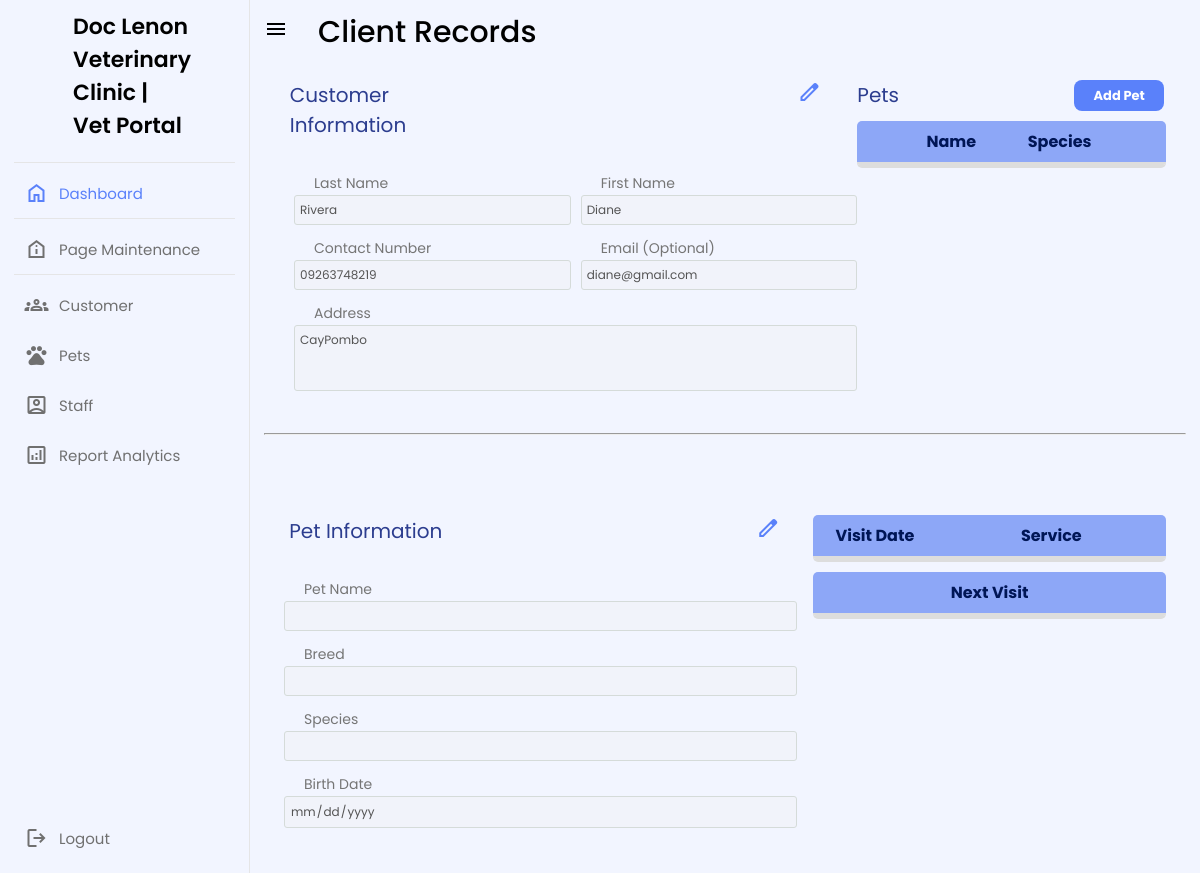
Page /CAPS.INC/customer-and-pet-records.php?custId=4 on the committed database.
### tables this page shows
CREATE TABLE `customer` (
  `id` int(225) NOT NULL,
  `custId` varchar(225) NOT NULL,
  `lastname` varchar(225) NOT NULL,
  `firstname` varchar(255) NOT NULL,
  `contact` varchar(225) NOT NULL,
  `email` varchar(225) NOT NULL,
  `address` varchar(225) NOT NULL
);

### CAPS.INC/customer-and-pet-records.php (the view, shortened to what this page needs)
<!DOCTYPE html>
<html lang="en">
<head>
  <link rel="stylesheet" href="css files\Capstone_CustNPetRecords.css" />
  <link rel="stylesheet" href="css files\Capstone_ClinicAboutUs copy.css">
</head>
<body>
  <section class="dashboard">
    <div class="top">
      <i class="sidebar-toggle"><span class="material-symbols-outlined"> menu </span></i>
      <div class="title">
        <span class="text">Client Records</span>
      </div>
    </div>
    <?php
    require 'database-conn.php';
    $lastname = "";
    $firstname = "";
    $contact = "";
    $email = "";
    $address = "";
    $petname = "";
    $breed = "";
    $species = "";
    $birthdate = "";
    $getPetId = isset($_GET['petId']) ? $_GET['petId'] : '';
    $getCustId = isset($_GET['custId']) ? $_GET['custId'] : '';
    if ($getCustId !== "") {
      $query = "SELECT * FROM customer WHERE id = ?";
      $stmt = mysqli_prepare($conn, $query);
      mysqli_stmt_bind_param($stmt, "s", $getCustId);
      mysqli_stmt_execute($stmt);
      $result = mysqli_stmt_get_result($stmt);
      if (mysqli_num_rows($result) == 1) {
        $row = mysqli_fetch_assoc($result);
        $lastname = $row["lastname"];
        $firstname = $row["firstname"];
        $contact = $row["contact"];
        $email = $row["email"];
        $address = $row["address"];
      }
    }
    ?>
    <div class="customer-content">
      <div class="customer-records">
        <div class="customer-top">
          <div style="padding-left: 1%; display: grid; grid-template-columns: 30% auto;">
            <label for="">Customer Information</label>
            <div style="padding-left: 10%;">
              <button class="edit-button" id="edit" onclick="edit();">
                <span class="material-symbols-outlined"> edit </span>
              </button>
            </div>
          </div>
          <br />
        </div>
        <div class="customer-info">
          <div class="customer-name-contacts">
            <div class="inputfield">
              <label>Last Name </label>
              <input type="text" class="input" required id="custLastName" value="<?php echo $lastname; ?>" disabled />
            </div>
            <div class="inputfield">
              <label>First Name</label>
              <input type="text" class="input" id="custFirstName" value="<?php echo $firstname; ?>" disabled />
            </div>
            <div class="inputfield">
              <label>Contact Number</label>
              <input type="number" class="input" id="custContact" value="<?php echo $contact; ?>" disabled />
            </div>
            <div class="inputfield">
              <label>Email (Optional)</label>
              <input type="text" class="input" id="custEmail" value="<?php echo $email; ?>" disabled />
            </div>
          </div>
          <div class="inputfield">
            <label>Address</label>
            <textarea type="text" class="input" rows="3" cols="5" id="custAddress" disabled><?php echo $address; ?></textarea>
            <div class="savecancel">
            </div>
          </div>
        </div>
      </div>
      <div class="customer-records">
        <div class="pet-table-top">
          <label>Pets</label>
          <div style="padding-left: 50%;">
            <button class="add-pet-button" onclick="openAddPets(); generateAndDisplayId();">
              Add Pet
            </button>
          </div>
        </div>
        <div class="customer-pet-table">
          <table width="100%">
            <thead>
              <tr>
                <th width="10%"></th>
                <th width=""></th>
                <th width="20%">Name</th>
                <th>Species</th>
                <th width="10%"></th>
              </tr>
            </thead>
          </table>
        </div>
      </div>
    </div>
    <hr class="seperator" />
    <br />
    <br />
    <div class="pet-content">
      <div class="pet-records">
        <div class="pet-top">
          <div style="padding-left: 1%; display: grid; grid-template-columns: 30% auto;">
            <label for="">Pet Information</label>
            <div style="padding-left: 10%;">
              <button class="edit-button" id="editPet" onclick="editPet();">
                <span class="material-symbols-outlined"> edit </span>
              </button>
            </div>
          </div>
          <br />
        </div>
        <div class="pet-info">
          <div class="pet-name-breed">
            <div class="inputfield">
              <label>Pet Name </label>
              <input type="text" class="input" required value="<?php echo $petname; ?>" disabled id="Petname" />
            </div>
            <div class="inputfield">
              <label>Breed</label>
              <input type="text" class="input" value="<?php echo $breed; ?>" disabled id="Breed" />
            </div>
            <div class="inputfield">
              <label>Species</label>
              <input type="text" class="input" value="<?php echo $species; ?>" disabled id="Species" />
            </div>
            <div class="inputfield">
              <label>Birth Date</label>
              <input type="date" class="input" value="<?php echo $birthdate; ?>" disabled id="Birthdate" />
              <br>
              <div class="savecancel">
              </div>
            </div>
          </div>
        </div>
      </div>
      <div class="pet-records">
        <div class="customer-pet-table" id="petRecordTable" style="display: block;">
          <table width="100%">
            <thead>
              <tr>
                <th width="35%">Visit Date</th>
                <th>Service</th>
              </tr>
            </thead>
          </table>
        </div>
        <div class="customer-pet-table" id="petRecordTable" style="display: block;">
          <table width="100%">
            <thead>
              <tr>
                <th width="35%">Next Visit</th>
              </tr>
            </thead>
          </table>
        </div>
      </div>
  </section>
</body>
</html>

### CAPS.INC/css files/Capstone_CustNPetRecords.css (style rules this page uses)
* { margin: 0; padding: 0; box-sizing: border-box; font-family: "Poppins", sans-serif; }
:root { --tran-05: all 0.5s ease; --tran-03: all 0.3s ease; --tran-03: all 0.2s ease; }
body { min-height: 100vh; background-color: #5782fa; }
.dashboard { position: relative; left: 250px; background-color: #f2f5ff; min-height: 100vh; width: calc(100% - 250px); padding: 10px 14px; transition: var(--tran-05); }
.dashboard .top { position: fixed; top: 0; left: 250px; display: flex; width: calc(100% - 250px); justify-content: space-between; align-items: center; padding: 10px 14px; background-color: #f2f5ff; transition: var(--tran-05); z-index: 10; }
.dashboard .top .sidebar-toggle { font-size: 26px; color: var(--text-color); cursor: pointer; }
.dashboard .title { position: relative; height: 45px; max-width: 95%; width: 100%; margin: 0 30px; }
.dashboard .title .text { font-size: 30px; font-weight: 500; color: var(--text-color); }
.dashboard .customer-content { padding-top: 50px; }
.customer-content { display: grid; grid-template-columns: 65% 35%; margin: 20px; }
.customer-records .customer-top { width: 100%; }
.customer-records label { font-size: 20px; font-weight: 400; color: #2c3d8f; }
.customer-records .edit-button { background-color: #00000000; border-style: none; color: #5a81fa; cursor: pointer; float: right; margin-right: 10%; }
.customer-records .inputfield { margin-top: 5px; margin-bottom: 5px; padding-left: 10px; }
.customer-records .inputfield label { margin-left: 20px; width: 180px; color: #757575; font-size: 14px; }
.customer-records .inputfield .input { width: 100%; outline: none; border: 1px solid #d5dbd9; font-size: 12px; padding: 5px 5px; border-radius: 3px; transition: all 0.3s ease; }
.customer-records .inputfield textarea { width: 100%; outline: none; border: 1px solid #d5dbd9; font-size: 12px; padding: 5px 5px; border-radius: 3px; transition: all 0.3s ease; resize: none; }
.customer-records .customer-name-contacts { display: grid; grid-template-columns: 50% 50%; }
.pet-table-top { display: grid; grid-template-columns: 50% 50%; }
.add-pet-button { background-color: #5a81fa; border: 1px solid #21305d00; border-radius: 8px; box-sizing: border-box; color: #ffffff; cursor: pointer; font-size: 13px; line-height: 29px; padding: 0 10px 0 11px; width: 90px; float: right; margin-right: 3%; font-weight: bold; }
.customer-records .customer-pet-table table { border-collapse: collapse; border-spacing: 0; table-layout: auto; width: 100%; }
.customer-records .customer-pet-table { margin-top: 10px; overflow-x: auto; max-height: 275px; border-radius: 5px; border-bottom: 3px solid #ddd; }
.customer-records .customer-pet-table thead th { position: sticky; top: 0; text-align: center; padding: 8px; color: #001656; border-bottom: 3px solid #ddd; background-color: #8da7f7; }
.pet-content { display: grid; grid-template-columns: 60% 40%; margin: 20px; }
.pet-records .pet-top { margin-top: 2%; width: 100%; }
.pet-records label { font-size: 20px; font-weight: 400; color: #2c3d8f; }
.pet-records .edit-button { background-color: #00000000; border-style: none; color: #5a81fa; cursor: pointer; float: right; margin-right: 10%; }
.pet-records .inputfield { margin-top: 5px; margin-bottom: 5px; }
.pet-records .inputfield label { margin-left: 20px; width: 180px; color: #757575; font-size: 14px; }
.pet-records .inputfield .input { width: 97%; outline: none; border: 1px solid #d5dbd9; font-size: 12px; padding: 5px 5px; border-radius: 3px; transition: all 0.3s ease; }
.pet-records .pet-name-breed { display: grid; grid-template-rows: auto auto auto; }
.pet-records .customer-pet-table table { border-collapse: collapse; border-spacing: 0; table-layout: auto; width: 100%; }
.pet-records .customer-pet-table { margin-top: 10px; overflow-x: auto; max-height: 250px; border-radius: 5px; border-bottom: 3px solid #ddd; }
.pet-records .customer-pet-table thead th { position: sticky; top: 0; text-align: center; padding: 8px; color: #001656; border-bottom: 3px solid #ddd; background-color: #8da7f7; }
.savecancel { padding-top: 10px; padding-left: 20%; display: grid; grid-template-columns: 50% 50%; }

### rows in the picture
customer: lastname "Rivera", firstname "Diane", contact "09263748219", email "diane@gmail.com", address "CayPombo"
